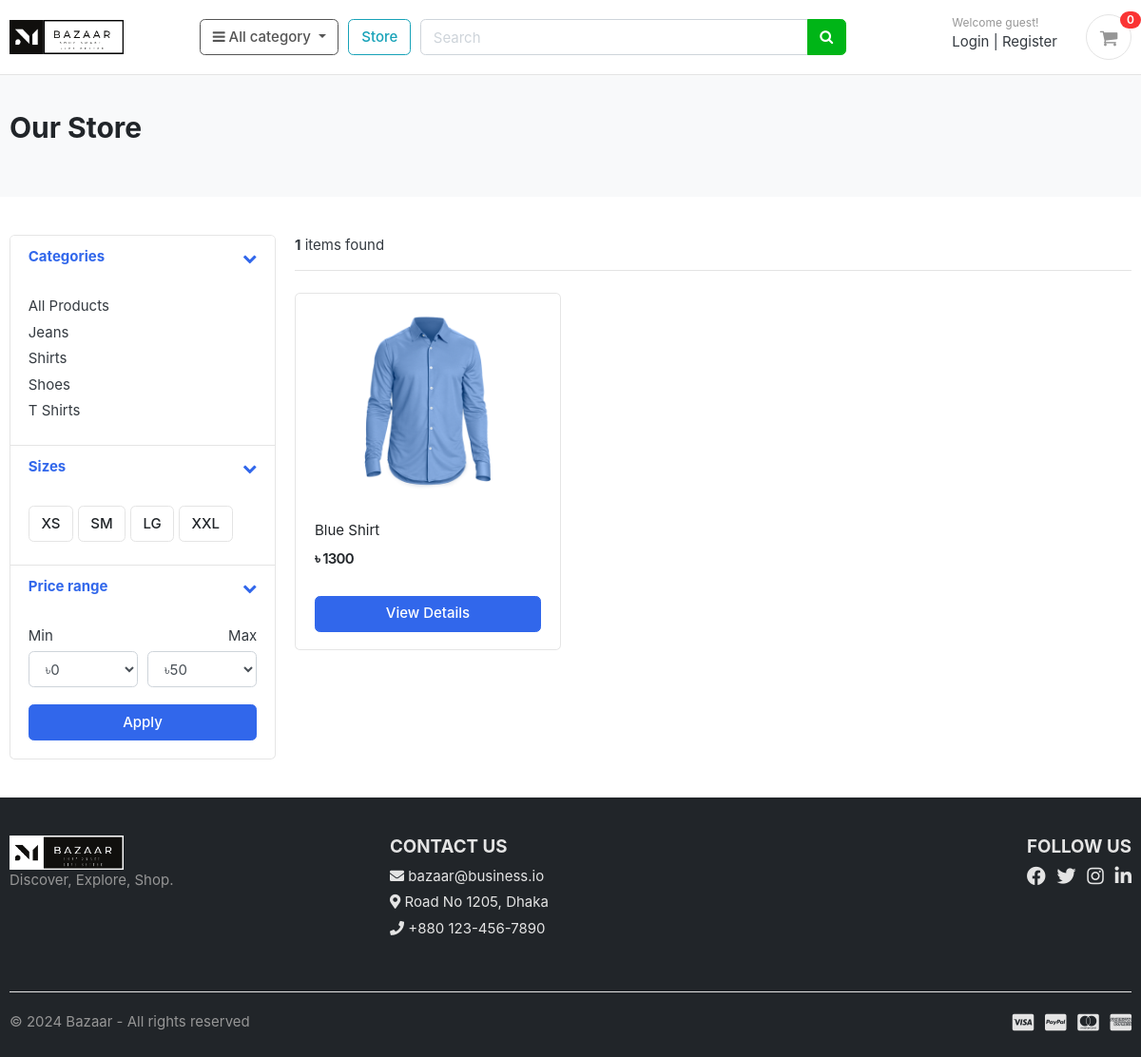
Before: /store/category/shirts/ with the older database file.
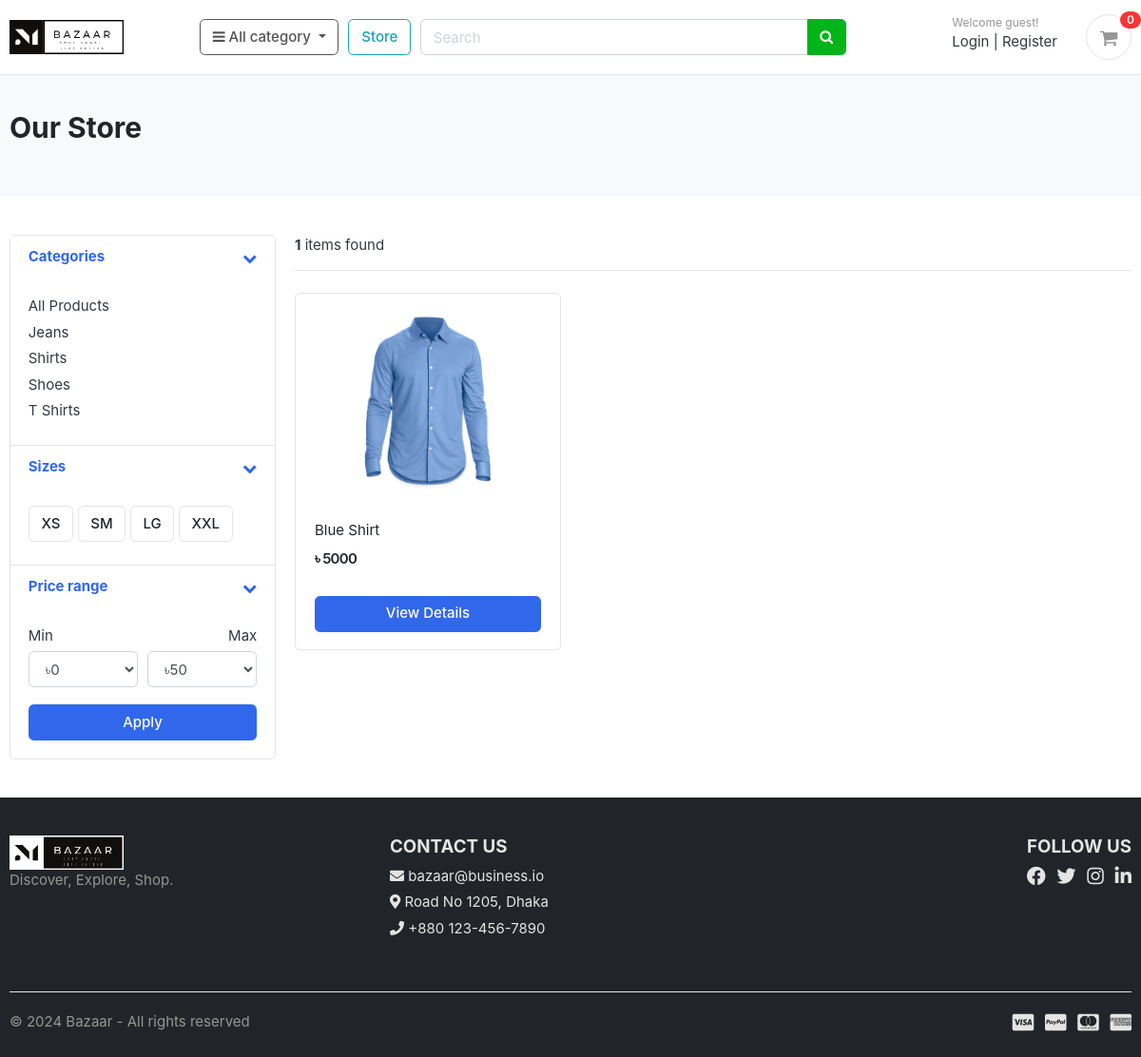
After: the same page with the newer database file.
### store/models.py (models this page shows, shortened)
class Product(models.Model):
    product_name    = models.CharField(max_length=200, unique=True)
    slug            = models.SlugField(max_length=200, unique=True)
    description     = models.TextField(max_length=500, blank=True)
    price           = models.IntegerField()
    images          = models.ImageField(upload_to='photos/products')
    stock           = models.IntegerField()
    is_available    = models.BooleanField(default=True)
    category        = models.ForeignKey(Category, on_delete=models.CASCADE)
    created_date    = models.DateTimeField(auto_now_add=True)
    modified_date   = models.DateTimeField(auto_now=True)
    def get_url(self):
        return reverse('product_detail', args=[self.category.slug, self.slug])

### store/views.py (the view)
# urls.py: path('store/', include('store.urls')),
def store(request, category_slug=None):
    categories = None
    products = None
    if category_slug != None:
        categories = get_object_or_404(Category, slug=category_slug)
        products = Product.objects.filter(category=categories, is_available=True)
        paginator = Paginator(products, 1)
        page = request.GET.get('page')
        paged_products = paginator.get_page(page)
        product_count = products.count()
    else:
        products = Product.objects.all().filter(is_available=True).order_by('id')
        paginator = Paginator(products, 3)
        page = request.GET.get('page')
        paged_products = paginator.get_page(page)
        product_count = products.count()
    context = {
        'products': paged_products,
        'p_count': product_count,
    }
    return render(request, 'store/store.html', context)

### cart/context_processors.py (called while the page is built)
def counter(request):
    cart_count = 0
    if 'admin' in request.path:
        return {}
    else:
        try:
            cart = Cart.objects.filter(cart_id=_cart_id(request))
            if request.user.is_authenticated:
                cart_items = CartItem.objects.all().filter(user=request.user)
            else:
                cart_items = CartItem.objects.all().filter(cart=cart[:1])
            for cart_item in cart_items:
                cart_count += cart_item.quantity
        except Cart.DoesNotExist:
            cart_count = 0
    return dict(cart_count=cart_count)

### cart/views.py (called while the page is built)
def _cart_id(request):
    cart = request.session.session_key
    if not cart:
        cart = request.session.create()
    return cart

### category/context_processors.py (called while the page is built)
def menu_links(request):
    links = Category.objects.all()
    return dict(links=links)

### category/models.py (called while the page is built)
    def get_url(self):
        return reverse('products_by_category', args=[self.slug])

### store/templates/store/store.html (shortened to what the changed rows need)
{% extends 'base.html' %} {% load static %} {% block content %}
<section class="section-pagetop bg">
  <div class="container">
    {% if 'search' in request.path %}
    <h2 class="title-page">Search Result</h2>
    {% else %}
    <h2 class="title-page">Our Store</h2>
    {% endif %}
  </div>
</section>
<section class="section-content padding-y">
  <div class="container">
    <div class="row">
      <main class="col-md-9">
        <div class="row">
          {% if products %} {% for product in products %}
          <div class="col-md-4">
            <figure class="card card-product-grid">
              <div class="img-wrap">
                <a href="{{ product.get_url }}"><img src="{{ product.images.url }}" /></a>
              </div>
              <figcaption class="info-wrap">
                <div class="fix-height">
                  <a href="{{ product.get_url }}" class="title">{{ product.product_name }}</a>
                  <div class="price-wrap mt-2">
                    <span class="price">৳ {{ product.price }}</span>
                  </div>
                </div>
                <a href="{{ product.get_url }}" class="btn btn-block btn-primary">View Details
                </a>
              </figcaption>
            </figure>
          </div>
          {% endfor %} {% else %}
          <div>
            <h2>No result found. Please try again.</h2>
          </div>
          {% endif %}
        </div>
      </main>
    </div>
  </div>
</section>
{% endblock %}

Changed rows visible on the page:
changed Product "Blue Shirt": price "1300" → "5000"
